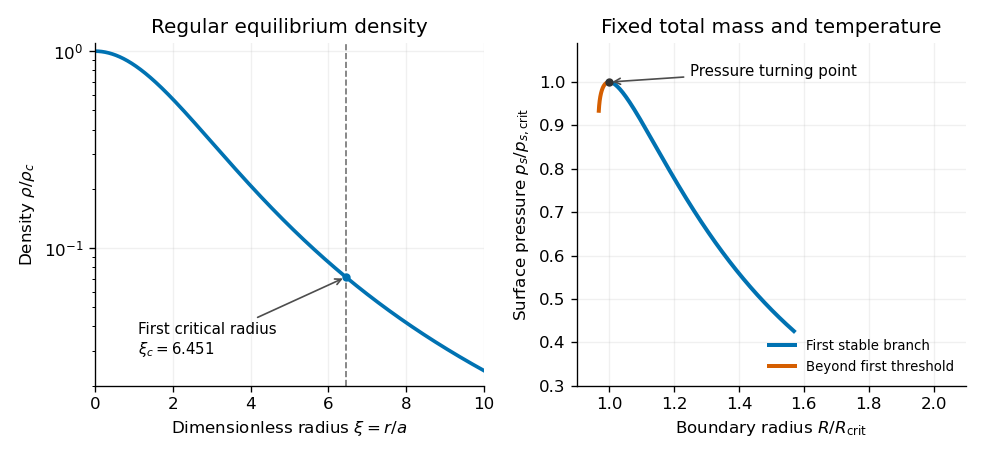

Source code (Python):
#!/usr/bin/env python3
"""Integrate regular isothermal spheres and plot a fixed-mass pressure fold.

Tested with Python 3.14.4, numpy 2.3.5 and matplotlib 3.10.7 (+dfsg1 build),
matching the repository pyproject.toml. Writes the PNG basename into cwd.
The Runge-Kutta integration uses only the dependencies already declared there.
"""
from pathlib import Path
import math
import matplotlib
matplotlib.use("Agg")
import matplotlib.pyplot as plt
import numpy as np


def solve(step=0.001, limit=10.0):
    start = 0.001
    count = round((limit - start) / step)
    xi = start + step * np.arange(count + 1)
    psi = np.empty(count + 1)
    slope = np.empty(count + 1)
    psi[0] = start**2 / 6 - start**4 / 120 + start**6 / 1890
    slope[0] = start / 3 - start**3 / 30 + start**5 / 315
    def rhs(x, y, v):
        return v, math.exp(-y) - 2 * v / x
    for j in range(count):
        x, y, v = xi[j], psi[j], slope[j]
        a, b = rhs(x, y, v)
        c, d = rhs(x + step / 2, y + step * a / 2, v + step * b / 2)
        e, f = rhs(x + step / 2, y + step * c / 2, v + step * d / 2)
        g, h = rhs(x + step, y + step * e, v + step * f)
        psi[j + 1] = y + step * (a + 2 * c + 2 * e + g) / 6
        slope[j + 1] = v + step * (b + 2 * d + 2 * f + h) / 6
    return xi, psi, slope


def critical_point(xi, psi, slope):
    criterion = slope**2 - 2 * np.exp(-psi)
    j = int(np.flatnonzero(criterion >= 0)[0])
    fraction = -criterion[j - 1] / (criterion[j] - criterion[j - 1])
    return tuple(values[j - 1] + fraction * (values[j] - values[j - 1])
                 for values in (xi, psi, slope))


def main():
    xi, psi, slope = solve()
    xc, pc, vc = critical_point(xi, psi, slope)
    mass = xi**2 * slope
    mc = xc**2 * vc
    # At fixed mass M and sound speed, R K/(G M)=xi/mass and
    # p_surface (4 pi G^3 M^2/K^4)=mass^2 exp(-psi).
    radius_ratio = (xi / mass) / (xc / mc)
    pressure_ratio = mass**2 * np.exp(-psi) / (mc**2 * np.exp(-pc))
    fig, axes = plt.subplots(1, 2, figsize=(8.2, 3.8), dpi=120, facecolor="white")
    left, right = axes
    for ax in axes:
        ax.set_facecolor("white")
        ax.grid(alpha=0.18)
        ax.spines[["top", "right"]].set_visible(False)
    left.semilogy(xi, np.exp(-psi), color="#0072b2", linewidth=2.2)
    left.axvline(xc, color="0.45", linestyle="--", linewidth=1)
    left.plot(xc, math.exp(-pc), "o", color="#0072b2", markersize=4)
    left.annotate(f"First critical radius\n$\\xi_c={xc:.3f}$", xy=(xc, math.exp(-pc)),
                  xytext=(1.1, 0.029), fontsize=9,
                  arrowprops={"arrowstyle": "->", "color": "0.3"})
    left.set(xlabel=r"Dimensionless radius $\xi=r/a$", ylabel=r"Density $\rho/\rho_c$",
             title="Regular equilibrium density", xlim=(0, 10), ylim=(0.02, 1.1))
    stable = (xi >= 3) & (xi <= xc)
    unstable = (xi >= xc) & (xi <= 8.5)
    right.plot(radius_ratio[stable], pressure_ratio[stable], color="#0072b2", linewidth=2.4,
               label="First stable branch")
    right.plot(radius_ratio[unstable], pressure_ratio[unstable], color="#d55e00", linewidth=2.4,
               label="Beyond first threshold")
    right.plot(1, 1, "o", color="0.2", markersize=4)
    right.annotate("Pressure turning point", xy=(1, 1), xytext=(1.25, 1.015), fontsize=9,
                   arrowprops={"arrowstyle": "->", "color": "0.3"})
    right.set(xlabel=r"Boundary radius $R/R_{\rm crit}$", ylabel=r"Surface pressure $p_s/p_{s,\rm crit}$",
              title="Fixed total mass and temperature", xlim=(0.9, 2.1), ylim=(0.3, 1.09))
    right.legend(loc="lower right", fontsize=8, frameon=False)
    fig.tight_layout()
    fig.savefig(Path(__file__).stem + ".png", facecolor="white")
    plt.close(fig)
    print(f"xi_crit={xc:.10f}; central/surface density={math.exp(pc):.10f}")
    print(f"Rcrit K/(GM)={xc/mc:.10f}; mean/central density={3*vc/xc:.10f}")


if __name__ == "__main__":
    main()
